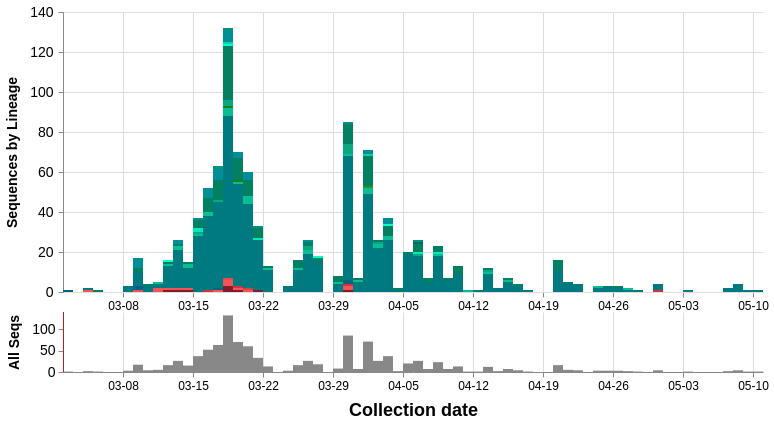

Express this chart as Vega-Lite.
### Vega specification from a JSON file in a GitHub repository (floating-point values rounded to 4 significant figures; data arrays with more than 128 entries replaced by an {"elided": "..."} marker saying what was removed)
{"$schema": "https://vega.github.io/schema/vega/v5.json", "description": "A basic stacked bar chart example.", "comment": "These will be overridden by the container of this vega plot", "width": 700, "height": 360, "padding": 5, "data": [{"name": "cases_by_date_and_group", "comment": "Main data object, same as caseData in store", "format": {"parse": {"group": "string", "cases_sum": "number", "date": "date:'%Q'"}}, "values": {"elided": "178 records"}, "transform": [{"comment": "Bin observations by date. The width of each bin is determined by the signal dateBin. Since the most detail in the date from GISAID is by day, the bin shouldn't ever be smaller than a day.", "type": "bin", "field": "date", "extent": [{"signal": "dateRangeStart"}, {"signal": "dateRangeEnd"}], "step": {"signal": "dateBin"}, "as": ["day_start", "day_end"]}, {"comment": "After binning, combine observations in the same group and day, by taking the sum of the sequence counts. The max aggs on group_counts and color are just to carry the fields over.", "type": "aggregate", "groupby": ["group", "day_start", "day_end"], "fields": ["cases_sum", "group_counts", "color"], "ops": ["sum", "max", "max"], "as": ["cases_sum", "group_counts", "color"]}, {"comment": "If a group isn't present in a dateBin that others are, then impute an empty value. This is only important for the cumulative view, so as to keep things consistent. Unfortunately I don't know how to impute for days with no data at all yet. This leads to some gaps in the cumulative view.", "type": "impute", "field": "cases_sum", "key": "day_start", "groupby": ["group", "color", "group_counts"], "value": 0}, {"comment": "Recalculate the day_end from the day_start and dateBin, since the imputation can't work on more than one field at once.", "type": "formula", "expr": "datum.day_start + dateBin", "as": "day_end"}, {"comment": "Calculate the cumulative counts. If we're not running in cumulative mode, then output the cumulative count in a dummy field (determined by the signal windowField). If we are in cumulative mode, then overwrite the cases_sum field.", "type": "window", "sort": {"field": "day_start"}, "groupby": ["group"], "ops": ["sum"], "fields": ["cases_sum"], "as": [{"signal": "windowField"}], "frame": [null, 0]}, {"comment": "Stack bars on the same date in preparation for the visualization. Offset (zero vs. normalize) controls counts vs. percentages.", "type": "stack", "groupby": ["day_start"], "sort": {"field": "group"}, "field": "cases_sum", "offset": {"signal": "stackOffset"}}]}, {"name": "cases_by_date", "source": "cases_by_date_and_group", "comment": "Collapse cases by date (ignore group), for the data in the overview (bottom) plot", "transform": [{"type": "aggregate", "groupby": ["day_start", "day_end"], "fields": ["cases_sum"], "ops": ["sum"], "as": ["cases_sum_by_date"]}]}, {"name": "selected", "comment": "A list of groups that are selected", "on": [{"trigger": "clear", "remove": true}, {"trigger": "!shift", "remove": true}, {"trigger": "!shift && clicked", "insert": "clicked"}, {"trigger": "shift && clicked", "toggle": "clicked"}]}], "signals": [{"name": "dateRangeStart", "value": 1575158400000, "comment": "Along with dateRangeEnd, these are hard limits on the dates shown. May need to update when we hit 2021. Dates are in milliseconds, unix epoch"}, {"name": "dateRangeEnd", "value": 1609372800000}, {"name": "dateBin", "value": 86400000, "comment": "Binning of observations by date, where date is in milliseconds. Default is 1 day (1000 * 60 * 60 * 24). This should never be less than a day. This is passed to the bin transform of cases_by_date_and_group"}, {"name": "overviewYLabel", "value": "All Seqs", "comment": "Y-axis label of the overview (bottom) panel"}, {"name": "detailYLabel", "value": "Sequences by Lineage", "comment": "Y-axis label of the detail (upper) panel"}, {"name": "stackOffset", "value": "zero", "comment": "Whether to show the counts as percentages ('normalize') or as absolute counts ('zero'). This is passed to the stack transform of cases_by_date_and_group"}, {"name": "windowField", "value": "cases_sum_cumulative", "comment": "Whether to show the cumulative counts ('cases_sum'), or dump the cumulative counts into a field that we ignore (usually 'cases_sum_cumulative'). This is passed to the window transform of cases_by_date_and_group"}, {"name": "detailDomain", "comment": "The date range selected on the overview (bottom) panel. The units are in JS date objects. If there is no date selected, this should be null."}, {"name": "brush", "value": 0, "comment": "The date range selected on the overview (bottom) panel, in screen-space coordinate units (pixels). This will be converted to dates for the detailDomain signal by referencing the xOverview scale"}, {"name": "delta", "value": 0, "comment": "The difference between windows when dragging a date selection window in the overview (bottom) panel. It is tracked onmousemove and used to update the 'brush' signal after mouseup. Units are in screen-space coordinates (pixels)"}, {"name": "xdown", "value": 0, "comment": "The initial screen-space click location, in screen-space coordinates (pixels), when first clicking on the date range window before dragging it. This is used to calculate the 'delta' signal"}, {"name": "anchor", "value": null, "comment": "The initial 'brush' signal state, when clicking on the date range window to drag it. Units are in screen-space coordinates (pixels). Used to update the 'brush' signal after dragging it."}, {"name": "hoverBar", "value": null, "comment": "Used to store which group is hovered over. Is an object with field 'group'"}, {"name": "clear", "value": true, "comment": "If clicking on anything but a grouped bar, then clear the selection (by clearing the 'selection' data object)", "on": [{"events": "mouseup[!event.item]", "update": "true", "force": true}]}, {"name": "shift", "value": false, "comment": "Track whether or not the shift key is pressed. Used to select multiple groups by holding down shift before clicking", "on": [{"events": "@detailbars:click", "update": "event.shiftKey", "force": true}]}, {"name": "clicked", "value": null, "comment": "Track clicks on the group bars, for selection purposes", "on": [{"events": "@detailbars:click", "update": "{group: datum.group}", "force": true}]}], "marks": [{"type": "group", "name": "detail", "comment": "The mark group for the detail (upper) panel", "encode": {"comment": "The width and height should be overridden by the plot's container", "update": {"height": {"value": 280}, "width": {"signal": "width"}}}, "signals": [{"name": "hoverBar", "comment": "Set the hoverBar signal when a bar is hovered over, and clear it when the mouse is hovered over anything else", "push": "outer", "on": [{"events": "@detailbars:mouseover!", "update": "{group: datum.group, date: datum.day_start}"}, {"events": "@detailbars:mouseout!", "update": "null"}]}], "scales": [{"name": "x", "comment": "Provide two fields for the domain, since if we only provide the day_start, the last day will get cut off, and if we only provide day_end, the first day will get cut off", "type": "time", "range": "width", "domain": {"fields": [{"data": "cases_by_date", "field": "day_start"}, {"data": "cases_by_date", "field": "day_end"}]}, "domainRaw": {"signal": "detailDomain"}}, {"name": "y", "comment": "Scale the y axis from 0 to the highest bar height", "type": "linear", "range": [280, 0], "nice": true, "zero": true, "domain": {"data": "cases_by_date_and_group", "field": "y1"}}], "axes": [{"orient": "bottom", "scale": "x", "zindex": 0, "format": "%m-%d", "tickCount": "week", "grid": true, "gridScale": "y", "gridColor": "#DDD", "labelFontSize": 12, "labelPadding": 3}, {"orient": "left", "scale": "y", "zindex": 0, "grid": true, "gridColor": "#DDD", "title": {"signal": "detailYLabel"}, "titleFontSize": 14, "titlePadding": 10, "labelFontSize": 14, "labelPadding": 5, "tickCount": 5}], "marks": [{"type": "group", "comment": "Not sure why we need a group mark here, but this is how it is in the example plot, so I didn't change it", "encode": {"update": {"height": {"field": {"group": "height"}}, "width": {"field": {"group": "width"}}, "clip": {"value": true}}}, "marks": [{"type": "rect", "name": "detailbars", "from": {"data": "cases_by_date_and_group"}, "encode": {"comment": "Define the tooltip and other constant values here", "enter": {"strokeWidth": {"value": 1}, "tooltip": {"signal": "{title: datum.group, 'Total sequences': datum.group_counts, 'Sequences': datum.cases_sum, 'Collection date': timeFormat(datum.day_start, '%b %d %Y')}"}}, "update": {"x": {"scale": "x", "field": "day_start"}, "x2": {"scale": "x", "field": "day_end"}, "y": {"scale": "y", "field": "y0"}, "y2": {"scale": "y", "field": "y1"}, "fill": [{"test": "(!length(data('selected')) || indata('selected', 'group', datum.group)) && (datum.cases_sum > 0)", "field": "color", "comment": "If this group is selected, or if nothing is selected, then color it normally."}, {"value": "#CCC", "comment": "If there is a selected group and this group isn't one of them, then color it light grey"}], "stroke": [{"test": "hoverBar && hoverBar.group == datum.group && datum.cases_sum > 0", "value": "#000", "comment": "If this group is being hovered over, then set outline it black. Since we're imputing empty groups, only highlight groups with more than zero cases."}, {"value": "transparent"}], "zindex": [{"test": "hoverBar && hoverBar.group == datum.group && datum.cases_sum > 0", "value": 3, "comment": "Same as the 'stroke' test, but we also need to set the z-index here since it's possible the outline stroke will get hidden under other bars"}, {"value": 1}]}}}]}]}, {"type": "group", "name": "overview", "comment": "Mark group for the overview (bottom) panel", "encode": {"comment": "The width should be overridden by the plot container", "update": {"x": {"value": 0}, "y": {"value": 300}, "width": {"signal": "width"}, "height": {"value": 60}, "fill": {"value": "transparent"}}}, "signals": [{"name": "brush", "comment": "Trigger the date selection brush when any area of the overview plot is clicked. The update code was originally [x(), x()], but I changed it to snap to days instead of selecting by screen-space pixel. All the code does is convert from screen-space pixels --> date --> days --> round to nearest day --> date --> screen-space pixels. invert() is used to convert from pixels to date, and round(x / 86400000) rounds to the nearest day. round() * 86400000 converts from days back into the date (in milliseconds), and scale() converts from date back into screen-space coordinates. This fragment of code is used in all the signals below for day-snapping.", "push": "outer", "on": [{"events": {"merge": [{"markname": "overview", "type": "mousedown"}, {"markname": "overviewbars", "type": "mousedown"}]}, "update": "[scale('xOverview', round(invert('xOverview', x()) / 86400000) * 86400000), scale('xOverview', round(invert('xOverview', x()) / 86400000) * 86400000)]"}, {"comment": "Clear the brush selection on any double-click", "events": {"merge": [{"markname": "overview", "type": "dblclick"}, {"markname": "brushrect", "type": "dblclick"}]}, "update": "0"}, {"comment": "Update the brush on mousemove. Hold the first point of the range constant (brush[0]), and modify brush[1] by snapping to day as well (see comment above). clamp() is used to ensure that the range stays within the bounds of the plot. Capture mousemove events on both the plot and the bars to allow dragging anywhere on the overview plot", "events": {"merge": [{"source": "window", "type": "mousemove", "between": [{"markname": "overview", "type": "mousedown"}, {"source": "window", "type": "mouseup"}], "consume": true}, {"source": "window", "type": "mousemove", "between": [{"markname": "overviewbars", "type": "mousedown"}, {"source": "window", "type": "mouseup"}], "consume": true}]}, "update": "[brush[0], clamp(scale('xOverview', round(invert('xOverview', x()) / 86400000) * 86400000), 0, width)]"}, {"comment": "When the mousemove is finished (marked by mouseup event), then reorganize the brush vector so that the lesser value is first", "events": {"merge": [{"markname": "overview", "type": "mouseup"}, {"markname": "brushrect", "type": "mouseup"}]}, "update": "abs(span(brush)) <= 2 ? 0 : [brush[0], brush[1]]"}, {"comment": "Capture when the date range window is dragged, and update the ranges. Since the dragging logic implements day-snapping on its own, we don't have to round anything here.", "events": {"signal": "delta"}, "update": "clampRange([anchor[0] + delta, anchor[1] + delta], 0, width)"}]}, {"name": "anchor", "comment": "Make a copy of the brush vector when the date range is clicked. Used by the 'brush' signal to update itself after a date range drag", "push": "outer", "on": [{"events": "@brushrect:mousedown", "update": "slice(brush)"}]}, {"name": "xdown", "comment": "Track the initial drag x-coordinate, and snap to the nearest day. Used to set the 'delta' signal", "push": "outer", "on": [{"events": "@brushrect:mousedown", "update": "scale('xOverview', round(invert('xOverview', x()) / 86400000) * 86400000)"}]}, {"name": "delta", "comment": "Track how far and in what direction the date range was dragged. Snap to the nearest day. Used to set the 'brush' signal after a date range drag", "push": "outer", "on": [{"events": "[@brushrect:mousedown, window:mouseup] > window:mousemove!", "update": "scale('xOverview', round(invert('xOverview', x()) / 86400000) * 86400000) - xdown"}]}, {"name": "detailDomain", "comment": "The same as the 'brush' signal, but in date coordinates instead of screen-space (pixel) coordinates", "push": "outer", "on": [{"events": {"signal": "brush"}, "update": "span(brush) ? invert('xOverview', brush) : null"}]}], "scales": [{"name": "xOverview", "comment": "Provide two fields for the domain, since if we only provide the day_start, the last day will get cut off, and if we only provide day_end, the first day will get cut off", "type": "time", "range": "width", "domain": {"fields": [{"data": "cases_by_date", "field": "day_start"}, {"data": "cases_by_date", "field": "day_end"}]}}, {"name": "yOverview", "type": "linear", "range": [60, 0], "domain": {"data": "cases_by_date", "field": "cases_sum_by_date"}, "nice": true, "zero": true}], "axes": [{"orient": "bottom", "scale": "xOverview", "title": "Collection date", "titleFontSize": 18, "titlePadding": 10, "format": "%m-%d", "grid": true, "gridColor": "#DDD", "gridScale": "yOverview", "labelFontSize": 12, "labelPadding": 3, "tickCount": "week"}, {"orient": "left", "scale": "yOverview", "title": {"signal": "overviewYLabel"}, "titleFontSize": 14, "titlePadding": 10, "labelFontSize": 14, "labelPadding": 3, "tickCount": 3}], "marks": [{"type": "rect", "name": "overviewbars", "from": {"data": "cases_by_date"}, "encode": {"update": {"x": {"scale": "xOverview", "field": "day_start"}, "x2": {"scale": "xOverview", "field": "day_end"}, "y": {"scale": "yOverview", "value": 0}, "y2": {"scale": "yOverview", "field": "cases_sum_by_date"}, "fill": [{"test": "detailDomain && inrange(datum.day_start, [detailDomain[0], detailDomain[1] - 1])", "value": "#f00", "comment": "Color this bar red if it's within the date selection range"}, {"value": "#888"}]}}}, {"type": "rect", "name": "brushrect", "comment": "Draw the date selection range", "encode": {"enter": {"y": {"value": 0}, "height": {"value": 60}, "fill": {"value": "#333"}, "fillOpacity": {"value": 0.2}}, "update": {"x": {"signal": "brush[0]"}, "x2": {"signal": "brush[1]"}}}}, {"type": "rect", "comment": "Draw the beginning bar of the date selection range", "interactive": false, "encode": {"enter": {"y": {"value": 0}, "height": {"value": 60}, "width": {"value": 1}, "fill": {"value": "firebrick"}}, "update": {"x": {"signal": "brush[0]"}}}}, {"type": "rect", "comment": "Draw the ending bar of the date selection range", "interactive": false, "encode": {"enter": {"y": {"value": 0}, "height": {"value": 60}, "width": {"value": 1}, "fill": {"value": "firebrick"}}, "update": {"x": {"signal": "brush[1]"}}}}]}]}
